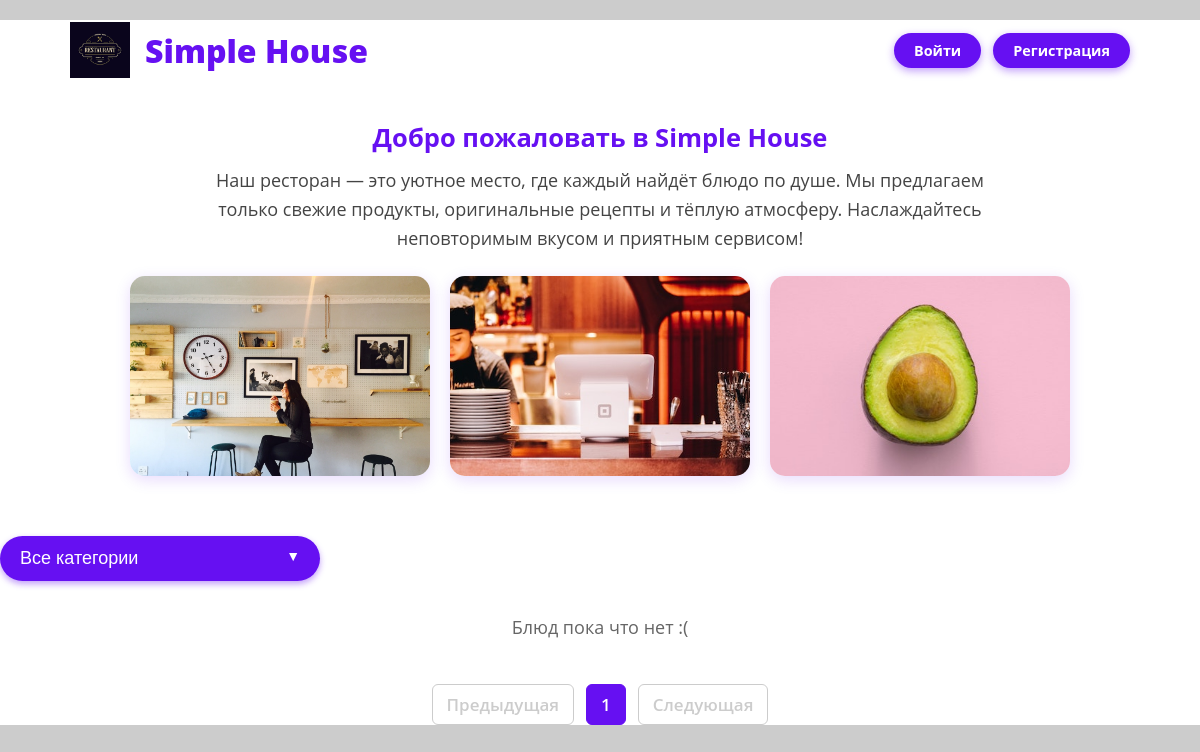
Before: /dishes/?page=2 with the older database file.
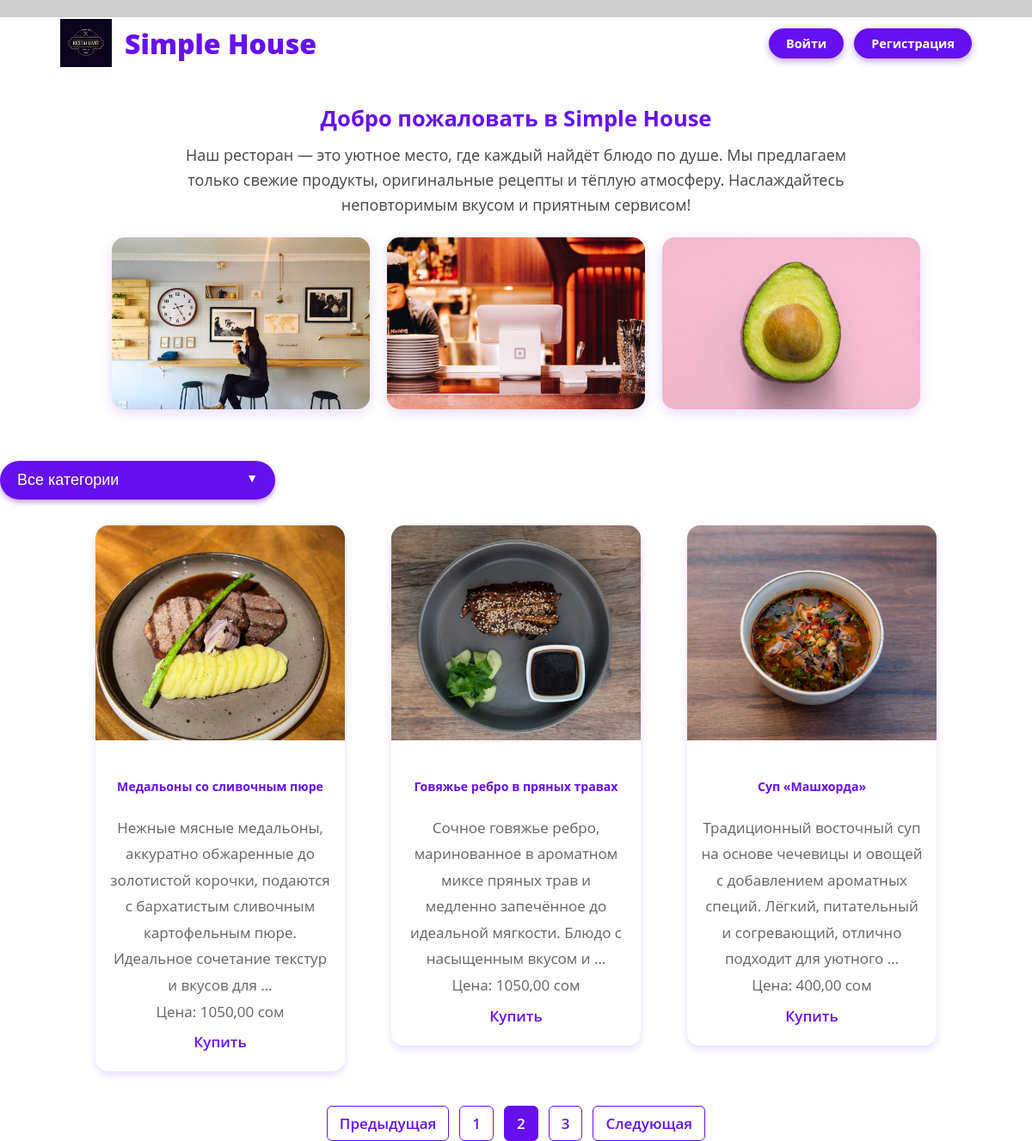
After: the same page with the newer database file.
### dishes/models.py (models this page shows, shortened)
class Dish(models.Model):
    title = models.CharField(max_length=100)
    category = models.ForeignKey(Category, on_delete=models.CASCADE, related_name='dishes')
    image = models.ImageField(upload_to='dishes_image/', null=True, blank=True)
    description = models.TextField()
    price = models.DecimalField(max_digits=8, decimal_places=2)
    is_available = models.BooleanField(default=True)

### dishes/views.py (the view)
def get_index(request, category_slug=None):
    categories = Category.objects.all()
    category = None
    dishes = Dish.objects.all()
    if category_slug:
        category = get_object_or_404(Category, slug=category_slug)
        dishes = dishes.filter(category=category)
    paginator = Paginator(dishes, 3)  # например, по 6 блюд на страницу
    page_number = request.GET.get('page')
    page_obj = paginator.get_page(page_number)
    context = {
        'categories': categories,
        'category': category,
        'page_obj': page_obj,
    }
    return render(request, 'dishes/index.html', context)

### dishes/templates/dishes/index.html (shortened to what the changed rows need)
{% load static %}
<!DOCTYPE html>
<html lang="ru">
<head>
  <link href="{% static 'css/templatemo-style.css' %}" rel="stylesheet" />
</head>
<body>
  <div class="container">
    <header>
      <h1>Simple House</h1>
    </header>
    <section class="about-section" aria-label="О ресторане">
      <h2>Добро пожаловать в Simple House</h2>
    </section>
    <section class="dishes-section py-5 bg-light" aria-label="Меню блюд">
      <div class="row" style="gap: 24px; display: flex; flex-wrap: wrap; justify-content: center;">
        {% for dish in page_obj %}
          <div class="col-md-4" style="flex: 1 0 300px; max-width: 320px;">
            <div class="card h-100">
              {% if dish.image %}
                <img src="{{ dish.image.url }}" alt="{{ dish.title }}" class="card-img-top" />
              {% else %}
                <img src="{% static 'img/default-dish.jpg' %}" alt="Изображение отсутствует" class="card-img-top" />
              {% endif %}
              <div class="card-body d-flex flex-column justify-content-between" style="padding: 15px;">
                <div>
                  <h5 class="card-title text-center">{{ dish.title }}</h5>
                  <p class="card-text text-muted text-center">{{ dish.description|truncatewords:20 }}</p>
                </div>
                <div class="mt-3 text-center">
                  <p class="fs-5 fw-semibold text-success mb-3">Цена: {{ dish.price }} сом</p>
                  <a href="{% url 'dishes_detail' dish.id %}" class="btn btn-outline-primary rounded-pill px-4 py-2">Купить</a>
                </div>
              </div>
            </div>
          </div>
        {% empty %}
          <p style="text-align: center; color: #666; font-size: 18px;">Блюд пока что нет :(</p>
        {% endfor %}
      </div>
      <nav aria-label="Навигация по страницам" style="margin-top: 40px;">
        <ul class="pagination">
          {% if page_obj.has_previous %}
            <li>
              <a href="?page={{ page_obj.previous_page_number }}{% if category %}&category={{ category.slug }}{% endif %}">Предыдущая</a>
            </li>
          {% else %}
            <li class="disabled"><span>Предыдущая</span></li>
          {% endif %}
          {% for num in page_obj.paginator.page_range %}
            {% if page_obj.number == num %}
              <li class="active"><span>{{ num }}</span></li>
            {% else %}
              <li><a href="?page={{ num }}{% if category %}&category={{ category.slug }}{% endif %}">{{ num }}</a></li>
            {% endif %}
          {% endfor %}
          {% if page_obj.has_next %}
            <li>
              <a href="?page={{ page_obj.next_page_number }}{% if category %}&category={{ category.slug }}{% endif %}">Следующая</a>
            </li>
          {% else %}
            <li class="disabled"><span>Следующая</span></li>
          {% endif %}
        </ul>
      </nav>
    </section>
  </div>
</body>
</html>

Changed rows visible on the page:
added Dish: image (picture), title "Медальоны со сливочным пюре", description "Нежные мясные медальоны, аккуратно обжаренные до золотистой корочки, подаются с бархатистым сливочным картофельным пюре. Идеальное сочетание текстур и вкусов для …", price "1050,00"
added Dish: image (picture), title "Говяжье ребро в пряных травах", description "Сочное говяжье ребро, маринованное в ароматном миксе пряных трав и медленно запечённое до идеальной мягкости. Блюдо с насыщенным вкусом и …", price "1050,00"
added Dish: image (picture), title "Суп «Машхорда»", description "Традиционный восточный суп на основе чечевицы и овощей с добавлением ароматных специй. Лёгкий, питательный и согревающий, отлично подходит для уютного …", price "400,00"
Other visible differences:
text no longer shown: "Блюд пока что нет :("
list line gone: "1"
new list line: "1"
new list line: "2"
new list line: "3"
